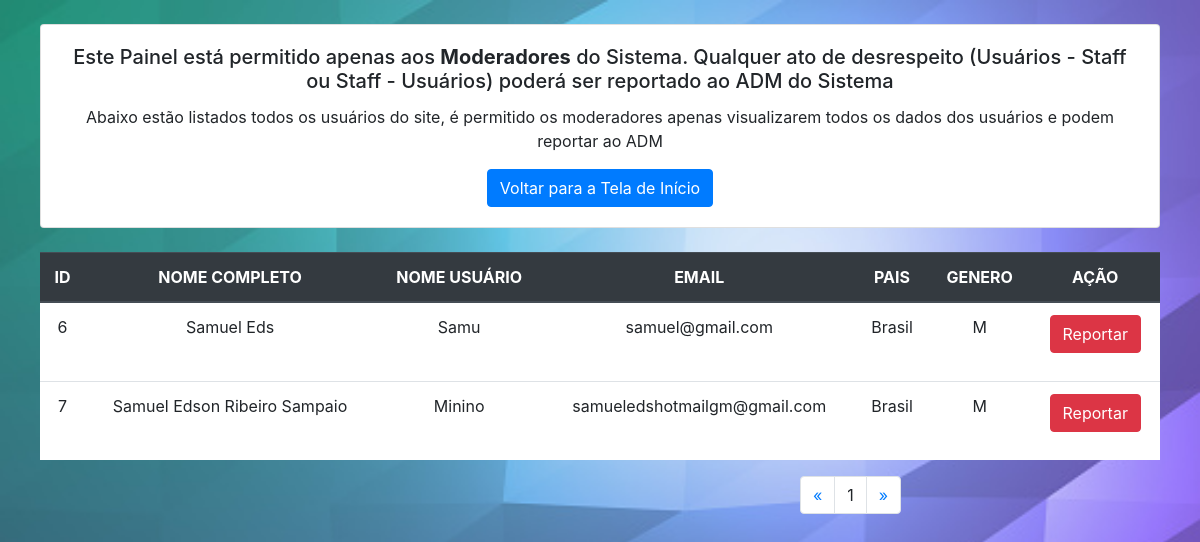
The page /moderador.php on the database as committed earlier.
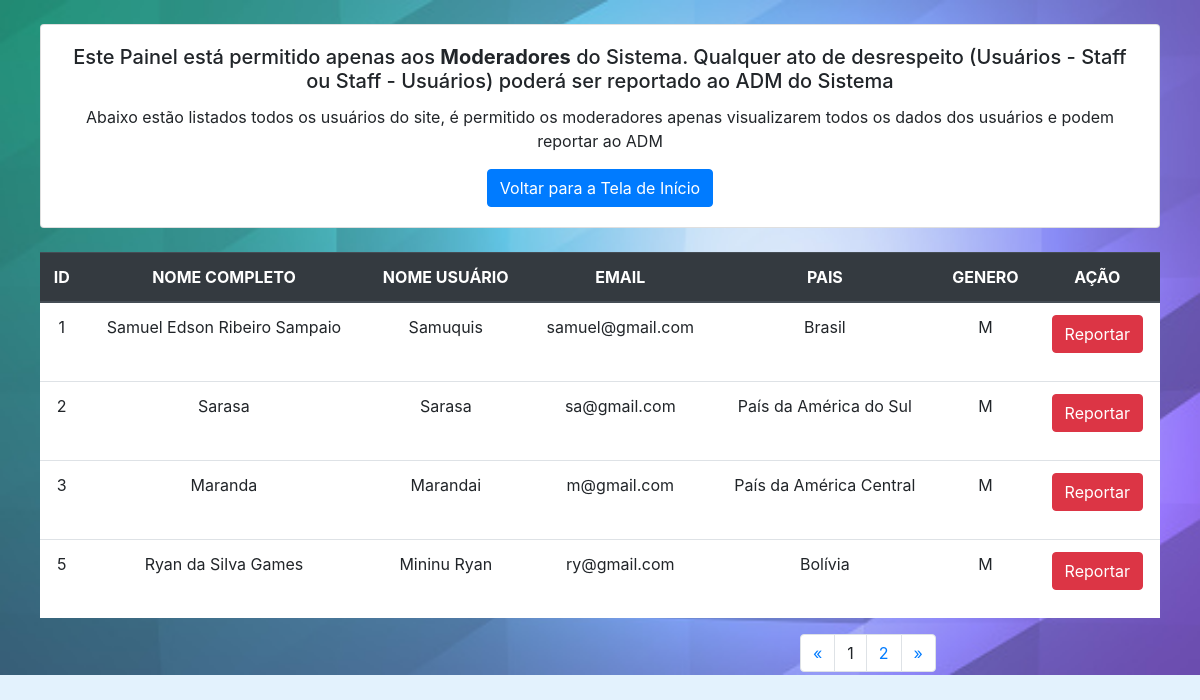
The same page on the database as committed later.
### tables this page shows
CREATE TABLE `usuarios` (
  `id` int(11) NOT NULL,
  `nomecompleto` varchar(200) DEFAULT NULL,
  `nomeusuario` varchar(200) DEFAULT NULL,
  `pais` varchar(200) DEFAULT NULL,
  `genero` varchar(10) DEFAULT NULL,
  `email` varchar(200) NOT NULL,
  `senha` varchar(9) NOT NULL,
  `foto` varchar(200) DEFAULT NULL
);

### moderador.php (the view, shortened to what this page needs)
<?php
include("php/conexao.php");
?>
<!DOCTYPE html>
<html>
<head>
	<link rel="stylesheet" href="css/bootstrap.css">
</head>
<body>
	<br>
	<div class="card" style="width: 100%; text-align: center;">
		<div class="card-body">
			<h5 class="card-title">Este Painel está permitido apenas aos <b>Moderadores</b> do Sistema. Qualquer ato de desrespeito (Usuários - Staff ou Staff - Usuários) poderá ser reportado ao ADM do Sistema</h5>
			<p class="card-text">Abaixo estão listados todos os usuários do site, é permitido os moderadores apenas visualizarem todos os dados dos usuários e podem reportar ao ADM</p>
			<a href="index.php" class="btn btn-primary">Voltar para a Tela de Início</a>
		</div>
	</div>
	<br>
	<table class="table">
		<thead class="thead-dark">
			<tr>
				<th scope="col">ID</th>
				<th scope="col">NOME COMPLETO</th>
				<th scope="col">NOME USUÁRIO</th>
				<th scope="col">EMAIL</th>
				<th scope="col">PAIS</th>
				<th scope="col">GENERO</th>
				<th scope="col">AÇÃO</th>
			</tr>
		</thead>
		<tbody>
			<?php
			$pagina_a = filter_input(INPUT_GET,'pagina', FILTER_SANITIZE_NUMBER_INT);
			$pagina = (!empty($pagina_a)) ? $pagina_a : 1;
			$qnt_result = 4;
			$inicio = ($qnt_result * $pagina) - $qnt_result;
			$resul_u = "SELECT * FROM usuarios LIMIT $inicio, $qnt_result";
			$resultado = mysqli_query($con, $resul_u);
			while ($row_usuario = mysqli_fetch_assoc($resultado)){
				echo "
				<tr>
				<td>". $row_usuario['id'] ."</td>
				<td>". $row_usuario['nomecompleto'] ."</td>
				<td>". $row_usuario['nomeusuario']."</td>
				<td>". $row_usuario['email'] ."</td>
				<td>". $row_usuario['pais'] ."</td>
				<td>". $row_usuario['genero'] . "</td>";
				?>
				<td>
					<p>
						<button class='btn btn-danger' type='button' data-toggle='collapse' data-target='#collapseExample' aria-expanded='false' aria-controls='collapseExample'>
							Reportar
						</button>
					</p>
				</td>
			</tr>
			<?php
		};
		$result_p = "SELECT COUNT(id) AS num_result FROM usuarios";
		$result_pg = mysqli_query($con, $result_p);
		$row_p = mysqli_fetch_assoc($result_pg);
		$quantipg = ceil($row_p['num_result']/$qnt_result);
		$max_links = 2; ?>
	</tbody>
</table>
<?php
echo "
<nav aria-label='Page navigation example'>
<ul class='pagination'>
<li class='page-item'>
<a class='page-link' href='moderador.php?pagina=1'><span aria-hidden='true'>&laquo;</span></a>";
echo "<li class='page-item'><a class='page-link'>$pagina</a></li>";
for($pag_dep = $pagina + 1; $pag_dep <= $pagina + $max_links; $pag_dep++){
	if ($pag_dep <= $quantipg) {
		echo "<li class='page-item'><a class='page-link' href='moderador.php?pagina=$pag_dep'> $pag_dep </a> </div>";
	}
}
echo"<li class='page-item'><a class='page-link' href='moderador.php?pagina=$quantipg'><span aria-hidden='true'>&raquo;</span></a></div>";
?>
</body>
</html>

Rows that differ between the two databases and show on the page:
no longer on this page (row edited): usuarios: id "6", nomecompleto "Samuel Eds", nomeusuario "Samu", email "samuel@gmail.com", pais "Brasil", genero "M"
removed usuarios: id "7", nomecompleto "Samuel Edson Ribeiro Sampaio", nomeusuario "Minino", email "samueledshotmailgm@gmail.com", pais "Brasil", genero "M"
added usuarios: id "1", nomecompleto "Samuel Edson Ribeiro Sampaio", nomeusuario "Samuquis", email "samuel@gmail.com", pais "Brasil", genero "M"
added usuarios: id "2", nomecompleto "Sarasa", nomeusuario "Sarasa", email "sa@gmail.com", pais "País da América do Sul", genero "M"
added usuarios: id "3", nomecompleto "Maranda", nomeusuario "Marandai", email "m@gmail.com", pais "País da América Central", genero "M"
added usuarios: id "5", nomecompleto "Ryan da Silva Games", nomeusuario "Mininu Ryan", email "ry@gmail.com", pais "Bolívia", genero "M"
Other text that changed with them:
new list line: "2"
